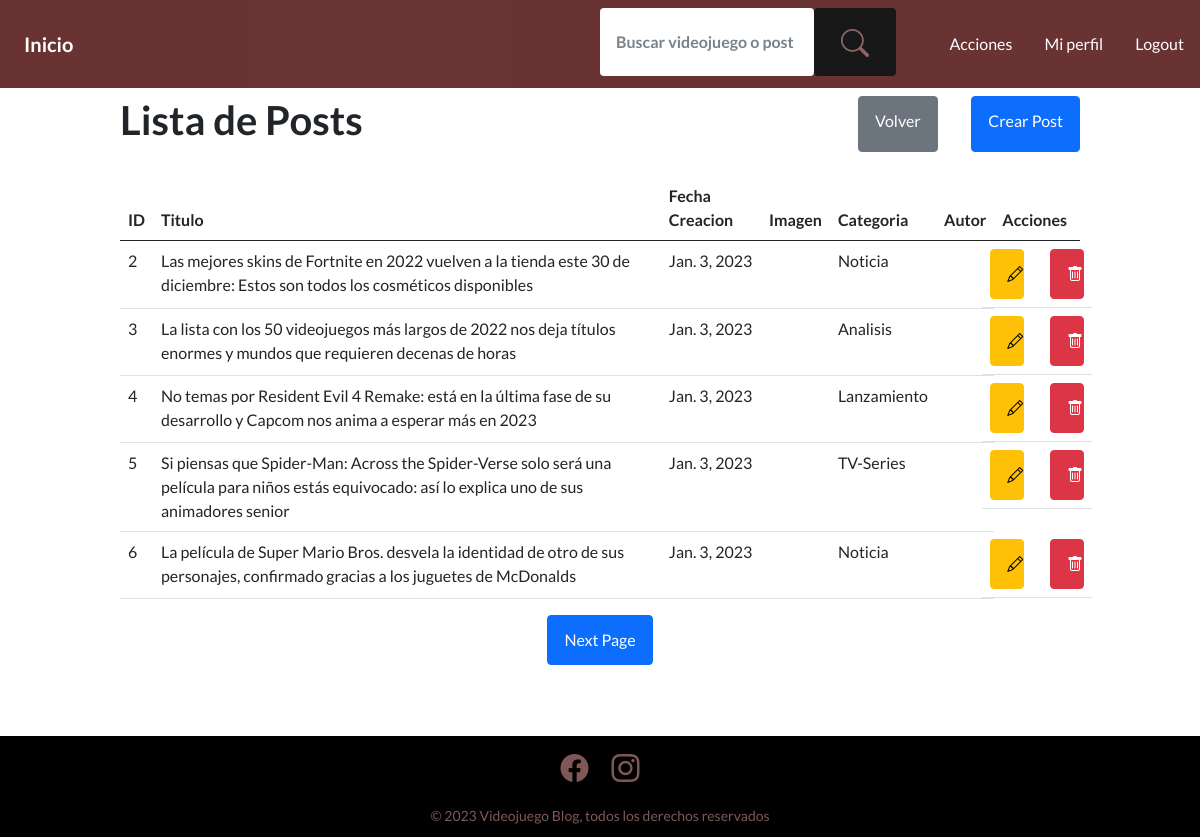
Page /actions/list/post/1 (signed in) on the committed database.
### videojuegoapp/models.py (models this page shows)
class Post(models.Model):
    titulo = models.CharField(max_length=255)
    contenido = models.TextField()
    fecha_creacion = models.DateField()
    imagen_url = models.CharField(max_length=255)
    autor = models.ForeignKey(Autor, on_delete=models.CASCADE)
    categoria = models.ForeignKey(Categoria, on_delete=models.CASCADE)

class Categoria(models.Model):
    nombre = models.CharField(max_length=40)

### videojuegoapp/views.py (the view)
# urls.py: path('actions/list/post/<int:page>', list_post, name='gameblog-list-post'),
@login_required
@user_passes_test(check_admin)
def list_post(request, page):
    posts = Post.objects.all()
    paginator = Paginator(posts, per_page=5)
    page_post = paginator.get_page(page)
    return render(request, 'videojuego/crud/post/list.html', {'page_post': page_post})

### videojuegoapp/views.py (called while the page is built)
def check_admin(user):
    return user.is_superuser

### videojuegoapp/templates/videojuego/crud/post/list.html (shortened to what this page needs)
{% extends "videojuego/bootstrap.html" %}
{% load static %}
{% block content %}
<div class="list-post mt-2">
  <div class="list-header row">
    <h1 class="col-9">Lista de Posts</h1>
    <div class="col-3 d-flex justify-content-between">
      <a href="{% url 'gameblog-actions' %}" class="btn btn-secondary">Volver</a>
      <a href="{% url 'gameblog-create-post' %}" class="btn btn-primary">Crear Post</a>
    </div>
  </div>
  <table class="table mt-4">
    <thead>
      <tr>
        <th scope="col">ID</th>
        <th scope="col">Titulo</th>
        <th scope="col">Fecha Creacion</th>
        <th scope="col">Imagen</th>
        <th scope="col">Categoria</th>
        <th scope="col">Autor</th>
        <th scope="col">Acciones</th>
      </tr>
    </thead>
    <tbody>
      {% for post in page_post %}
      <tr>
        <td>{{ post.id }}</td>
        <td>{{ post.titulo }}</td>
        <td>{{ post.fecha_creacion}}</td>
        <td><img src="{{ post.imagen_url }}" alt="" style="height: 40px;"></td>
        <td>{{ post.categoria.nombre }}</td>
        <td>{{ post.autor.nombre }}</td>
        <td class="row d-flex justify-content-between">
          <a href="{% url 'gameblog-update-post' post.id %}" class="btn btn-warning no-padding col-3"><i
              class="bi bi-pencil"></i></a>
          <a href="{% url 'gameblog-delete-post' post.id %}" class="btn btn-danger no-padding col-3">
            <i class="bi bi-trash"></i>
          </a>
        </td>
      </tr>
      {% endfor %}
    </tbody>
  </table>
  {% block pagination %}
  <center>
    {% if page_post.has_next %}
    <a class="btn btn-primary" href="{% url 'gameblog-list-post' page_post.next_page_number %}">
      Next Page
    </a>
    {% endif%}
  </center>
  {% endblock %}
</div>
{% endblock %}

### rows in the picture
Post: id "2", titulo "Las mejores skins de Fortnite en 2022 vuelven a la tienda este 30 de diciembre: Estos son todos los cosméticos disponibles", fecha_creacion "Jan. 3, 2023", categoria.nombre "Noticia"
Post: id "3", titulo "La lista con los 50 videojuegos más largos de 2022 nos deja títulos enormes y mundos que requieren decenas de horas", fecha_creacion "Jan. 3, 2023", categoria.nombre "Analisis"
Post: id "4", titulo "No temas por Resident Evil 4 Remake: está en la última fase de su desarrollo y Capcom nos anima a esperar más en 2023", fecha_creacion "Jan. 3, 2023", categoria.nombre "Lanzamiento"
Post: id "5", titulo "Si piensas que Spider-Man: Across the Spider-Verse solo será una película para niños estás equivocado: así lo explica uno de sus animadores senior", fecha_creacion "Jan. 3, 2023", categoria.nombre "TV-Series"
Post: id "6", titulo "La película de Super Mario Bros. desvela la identidad de otro de sus personajes, confirmado gracias a los juguetes de McDonalds", fecha_creacion "Jan. 3, 2023", categoria.nombre "Noticia"
